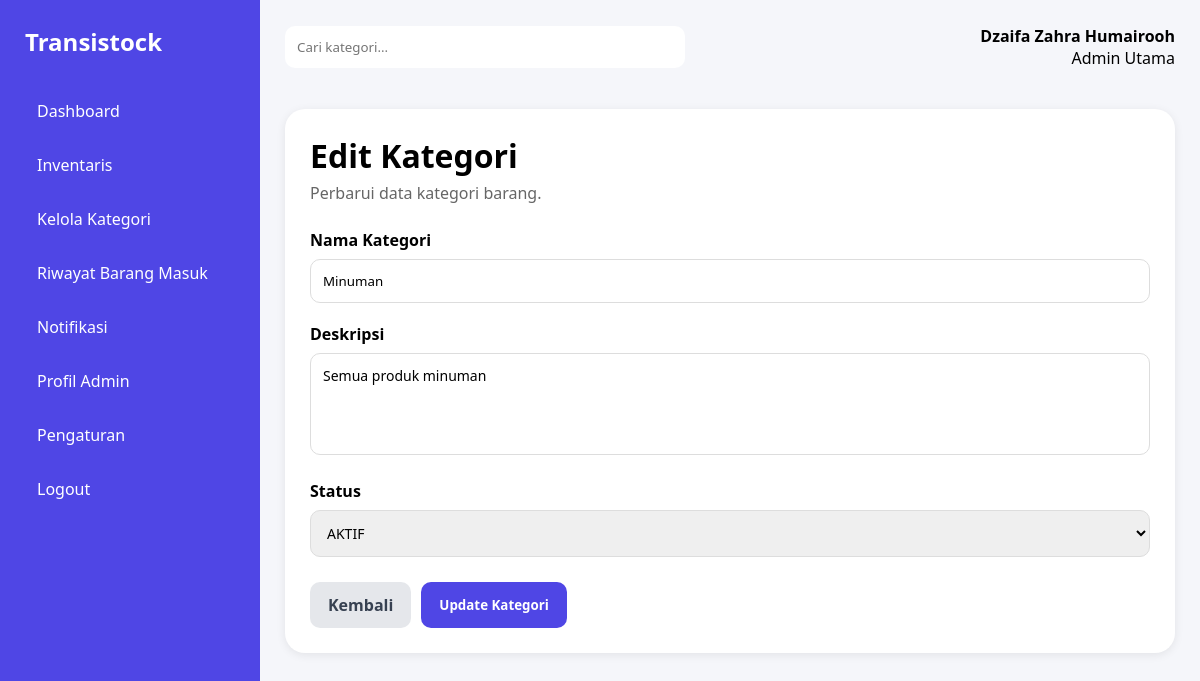
Page /admin/edit_kategori.php?id=1 (signed in) on the committed database.
### tables this page shows
CREATE TABLE `kategori` (
  `id_kategori` int(11) NOT NULL,
  `nama_kategori` varchar(100) NOT NULL,
  `deskripsi` text DEFAULT NULL,
  `status` enum('AKTIF','NONAKTIF') DEFAULT 'AKTIF'
);

### admin/edit_kategori.php (the view, shortened to what this page needs)
<?php
include '../config/koneksi.php';
$id = $_GET['id'];
$data = mysqli_query($conn, "SELECT * FROM kategori WHERE id_kategori='$id'");
$row = mysqli_fetch_assoc($data);
?>
<!DOCTYPE html>
<html lang="en">
<head>
    <link rel="stylesheet" href="dashboard.css">
</head>
<body>
<div class="container">
    <div class="sidebar">
        <h2>Transistock</h2>
        <ul>
            <li>
                <a href="dashboard.php">Dashboard</a>
            </li>
            <li>
                <a href="inventaris.php">Inventaris</a>
            </li>
            <li>
          <a href="kategori.php">Kelola Kategori</a>
</li>
<li>
    <a href="riwayat_barang_masuk.php">Riwayat Barang Masuk</a>
</li>
          <li>
    <a href="notifikasi.php">
        Notifikasi
    </a>
</li>
          <li>
    <a href="profil_admin.php">Profil Admin</a>
</li>
<li>
    <a href="pengaturan.php">Pengaturan</a>
</li>
            <li>
                <a href="../auth/logout.php">Logout</a>
            </li>
        </ul>
    </div>
    <div class="main">
        <div class="header">
            <input type="text" placeholder="Cari kategori...">
            <div class="profile">
                <h4><?= $_SESSION['nama']; ?></h4>
                <p>Admin Utama</p>
            </div>
        </div>
        <div class="inventory-card">
            <div class="inventory-top">
                <div>
                    <h2>Edit Kategori</h2>
                    <p>Perbarui data kategori barang.</p>
                </div>
            </div>
            <form method="POST">
                <div class="form-group">
                    <label>Nama Kategori</label>
                    <input
                        type="text"
                        name="nama_kategori"
                        value="<?= $row['nama_kategori']; ?>"
                        required>
                </div>
                <div class="form-group">
                    <label>Deskripsi</label>
                    <textarea
                        name="deskripsi"
                        rows="4"><?= $row['deskripsi']; ?></textarea>
                </div>
                <div class="form-group">
                    <label>Status</label>
                    <select name="status">
                        <option value="AKTIF"
                            <?= ($row['status'] == 'AKTIF') ? 'selected' : ''; ?>>
                            AKTIF
                        </option>
                    </select>
                </div>
                <div class="button-group">
                <a href="kategori.php" class="btn-back">
                    Kembali
                </a>
                <button
                    type="submit"
                    name="update"
                    class="btn-add">
                    Update Kategori
                </button>
            </div>
            </form>
        </div>
    </div>
</div>
</body>
</html>

### admin/dashboard.css (style rules this page uses)
* { margin:0; padding:0; box-sizing:border-box; font-family:Segoe UI, sans-serif; }
body { background:#f5f6fa; }
.container { display:flex; min-height:100vh; }
.sidebar { width:260px; background:#4f46e5; color:white; padding:25px; }
.sidebar h2 { margin-bottom:30px; }
.sidebar ul { list-style:none; }
.sidebar li { padding:12px; margin-bottom:8px; border-radius:8px; cursor:pointer; }
.sidebar a { color:white; text-decoration:none; }
.main { flex:1; padding:25px; }
.header { display:flex; justify-content:space-between; align-items:center; margin-bottom:25px; }
.header input { width:400px; padding:12px; border:none; border-radius:10px; }
.profile { text-align:right; }
.inventory-card { background:white; padding:25px; border-radius:20px; box-shadow:0 2px 10px rgba(0,0,0,0.08); margin-top:40px; }
.inventory-top { display:flex; justify-content:space-between; align-items:center; margin-bottom:25px; }
.inventory-top h2 { font-size:32px; margin-bottom:5px; }
.inventory-top p { color:#666; }
.btn-add { background:#4f46e5; color:white; text-decoration:none; padding:12px 18px; border-radius:10px; font-weight:600; transition:0.3s; }
.form-group { margin-bottom:20px; }
.form-group label { display:block; margin-bottom:8px; font-weight:600; }
.form-group input, .form-group select { width:100%; padding:12px; border:1px solid #ddd; border-radius:10px; }
.form-group textarea, .form-group select { width:100%; padding:12px; border:1px solid #ddd; border-radius:10px; font-size:14px; resize:none; }
.button-group { display:flex; gap:10px; margin-top:25px; }
.btn-back { background:#e5e7eb; color:#374151; text-decoration:none; padding:12px 18px; border-radius:10px; font-weight:600; }
.btn-add { border:none; cursor:pointer; }

### rows in the picture
kategori: nama_kategori "Minuman", deskripsi "Semua produk minuman", status "AKTIF"

### other values in the picture
$_SESSION['nama'] "Dzaifa Zahra Humairooh"
